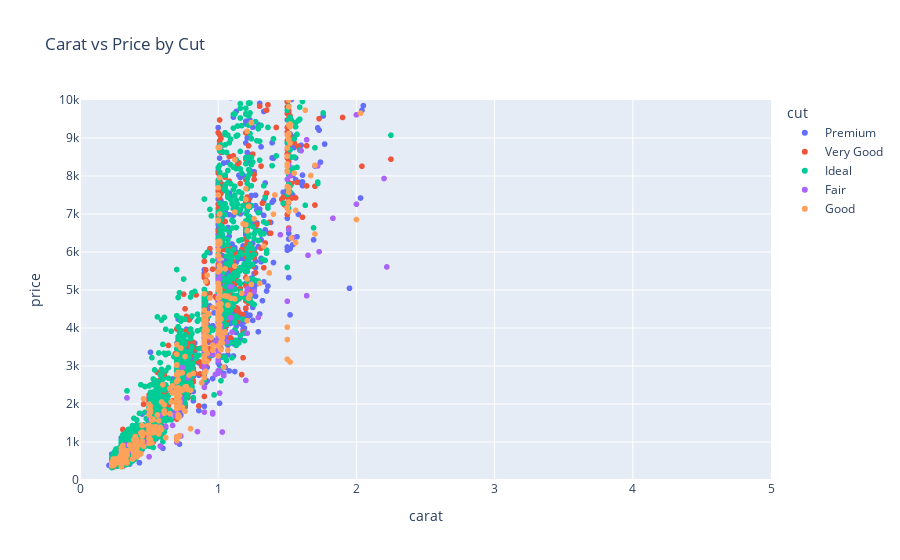

Notebook cell for this chart:
### Code cell
#Scatter plot

fig = px.scatter(df, x='carat', y='price',
                  color='cut', 
                #   log_y=True,
                #   log_x=True,
                 title='Carat vs Price by Cut')
fig.update_xaxes(range=[0,5])
fig.update_yaxes(range=[0,10000])
fig.show()

### Figure 1 — Plotly figure (JSON) as saved in the notebook; plotly's stock layout.template omitted (floating-point values rounded to 4 significant figures; data arrays with more than 128 entries replaced by an {"elided": "..."} marker saying what was removed)
{"data": [{"hovertemplate": "cut=Premium<br>carat=%{x}<br>price=%{y}<extra></extra>", "legendgroup": "Premium", "marker": {"color": "#636efa", "symbol": "circle"}, "mode": "markers", "name": "Premium", "showlegend": true, "type": "scattergl", "x": {"elided": "1447 float values"}, "xaxis": "x", "y": {"elided": "1447 int values"}, "yaxis": "y"}, {"hovertemplate": "cut=Very Good<br>carat=%{x}<br>price=%{y}<extra></extra>", "legendgroup": "Very Good", "marker": {"color": "#EF553B", "symbol": "circle"}, "mode": "markers", "name": "Very Good", "showlegend": true, "type": "scattergl", "x": {"elided": "1195 float values"}, "xaxis": "x", "y": {"elided": "1195 int values"}, "yaxis": "y"}, {"hovertemplate": "cut=Ideal<br>carat=%{x}<br>price=%{y}<extra></extra>", "legendgroup": "Ideal", "marker": {"color": "#00cc96", "symbol": "circle"}, "mode": "markers", "name": "Ideal", "showlegend": true, "type": "scattergl", "x": {"elided": "2127 float values"}, "xaxis": "x", "y": {"elided": "2127 int values"}, "yaxis": "y"}, {"hovertemplate": "cut=Fair<br>carat=%{x}<br>price=%{y}<extra></extra>", "legendgroup": "Fair", "marker": {"color": "#ab63fa", "symbol": "circle"}, "mode": "markers", "name": "Fair", "showlegend": true, "type": "scattergl", "x": {"elided": "168 float values"}, "xaxis": "x", "y": {"elided": "168 int values"}, "yaxis": "y"}, {"hovertemplate": "cut=Good<br>carat=%{x}<br>price=%{y}<extra></extra>", "legendgroup": "Good", "marker": {"color": "#FFA15A", "symbol": "circle"}, "mode": "markers", "name": "Good", "showlegend": true, "type": "scattergl", "x": {"elided": "457 float values"}, "xaxis": "x", "y": {"elided": "457 int values"}, "yaxis": "y"}], "layout": {"legend": {"title": {"text": "cut"}, "tracegroupgap": 0}, "title": {"text": "Carat vs Price by Cut"}, "xaxis": {"anchor": "y", "domain": [0, 1], "range": [0, 5], "title": {"text": "carat"}}, "yaxis": {"anchor": "x", "domain": [0, 1], "range": [0, 10000], "title": {"text": "price"}}}}
